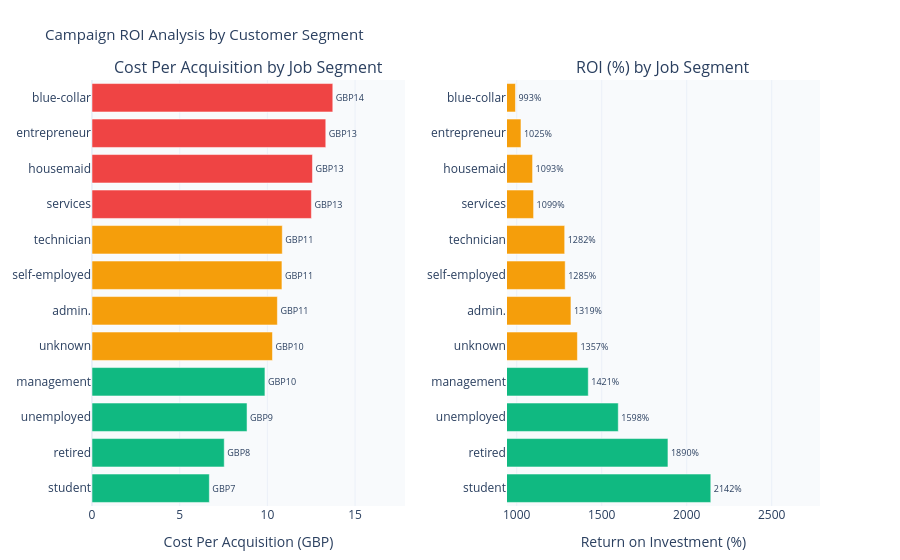

The cell this chart's notebook holds for it:
### Code cell
fig = make_subplots(rows=1, cols=2,
    subplot_titles=(
        'Cost Per Acquisition by Job Segment',
        'ROI (%) by Job Segment',),
    specs=[[{'type':'xy'},{'type':'xy'}]],
    horizontal_spacing=0.14,)

cpa_colors = [C['yes'] if v <= cpa_by_job['cpa'].quantile(0.33)
    else C['amber'] if v <= cpa_by_job['cpa'].quantile(0.66)
    else C['no']
    for v in cpa_by_job['cpa']]
roi_colors = [
    C['yes'] if v >= cpa_by_job['roi_pct'].quantile(0.66)
    else C['amber'] if v >= 0
    else C['no']
    for v in cpa_by_job['roi_pct']]

fig.add_trace(go.Bar(y=cpa_by_job['job'],x=cpa_by_job['cpa'],
    orientation='h',
    marker_color=cpa_colors,
    text=cpa_by_job['cpa'].apply(lambda x: f'GBP{x:.0f}'),
    textposition='outside',
    textfont_size=9,showlegend=False,), row=1, col=1)

fig.add_trace(go.Bar(y=cpa_by_job['job'],x=cpa_by_job['roi_pct'],
    orientation='h',
    marker_color=roi_colors,
    text=cpa_by_job['roi_pct'].apply(lambda x: f'{x:.0f}%'),
    textposition='outside',textfont_size=9,
    showlegend=False,), row=1, col=2)

fig.add_vline(x=0, line_dash='solid', line_color=C['dark'],
              line_width=1, row=1, col=2)

fig.update_layout(height=520,title_text='Campaign ROI Analysis by Customer Segment',
    title_font_size=15,paper_bgcolor='white',
    plot_bgcolor=C['bg'],uniformtext_minsize=8,
    uniformtext_mode='hide',margin=dict(t=80, b=40, l=20, r=80),)

# Extend x-axis range to give outside labels room
cpa_max = cpa_by_job['cpa'].max()
roi_max = cpa_by_job['roi_pct'].max()
roi_min = cpa_by_job['roi_pct'].min()

fig.update_xaxes(title_text='Cost Per Acquisition (GBP)',
    range=[0, cpa_max * 1.3],
    row=1, col=1)
fig.update_xaxes(title_text='Return on Investment (%)',
    range=[min(roi_min * 1.3, roi_min - 50), roi_max * 1.3],
    row=1, col=2)
fig.show()

### Figure 1 — Plotly figure (JSON) as saved in the notebook; plotly's stock layout.template omitted (floating-point values rounded to 4 significant figures)
{"data": [{"marker": {"color": ["#10B981", "#10B981", "#10B981", "#10B981", "#F59E0B", "#F59E0B", "#F59E0B", "#F59E0B", "#EF4444", "#EF4444", "#EF4444", "#EF4444"]}, "orientation": "h", "showlegend": false, "text": ["GBP7", "GBP8", "GBP9", "GBP10", "GBP10", "GBP11", "GBP11", "GBP11", "GBP13", "GBP13", "GBP13", "GBP14"], "textfont": {"size": 9}, "textposition": "outside", "type": "bar", "x": [6.69, 7.54, 8.84, 9.86, 10.29, 10.57, 10.83, 10.85, 12.51, 12.57, 13.33, 13.73], "xaxis": "x", "y": ["student", "retired", "unemployed", "management", "unknown", "admin.", "self-employed", "technician", "services", "housemaid", "entrepreneur", "blue-collar"], "yaxis": "y"}, {"marker": {"color": ["#10B981", "#10B981", "#10B981", "#10B981", "#F59E0B", "#F59E0B", "#F59E0B", "#F59E0B", "#F59E0B", "#F59E0B", "#F59E0B", "#F59E0B"]}, "orientation": "h", "showlegend": false, "text": ["2142%", "1890%", "1598%", "1421%", "1357%", "1319%", "1285%", "1282%", "1099%", "1093%", "1025%", "993%"], "textfont": {"size": 9}, "textposition": "outside", "type": "bar", "x": [2142.0, 1890.0, 1598.0, 1421, 1357.0, 1319, 1285.0, 1282.0, 1099.0, 1093.0, 1025, 992.6], "xaxis": "x2", "y": ["student", "retired", "unemployed", "management", "unknown", "admin.", "self-employed", "technician", "services", "housemaid", "entrepreneur", "blue-collar"], "yaxis": "y2"}], "layout": {"annotations": [{"font": {"size": 16}, "showarrow": false, "text": "Cost Per Acquisition by Job Segment", "x": 0.215, "xanchor": "center", "xref": "paper", "y": 1, "yanchor": "bottom", "yref": "paper"}, {"font": {"size": 16}, "showarrow": false, "text": "ROI (%) by Job Segment", "x": 0.785, "xanchor": "center", "xref": "paper", "y": 1, "yanchor": "bottom", "yref": "paper"}], "autosize": true, "margin": {"b": 40, "l": 20, "r": 80, "t": 80}, "paper_bgcolor": "white", "plot_bgcolor": "#F8FAFC", "shapes": [{"line": {"color": "#0F172A", "dash": "solid", "width": 1}, "type": "line", "x0": 0, "x1": 0, "xref": "x2", "y0": 0, "y1": 1, "yref": "y2 domain"}], "title": {"font": {"size": 15}, "text": "Campaign ROI Analysis by Customer Segment"}, "uniformtext": {"minsize": 8, "mode": "hide"}, "xaxis": {"anchor": "y", "domain": [0, 0.43], "range": [0, 17.85], "title": {"text": "Cost Per Acquisition (GBP)"}, "type": "linear"}, "xaxis2": {"anchor": "y2", "domain": [0.57, 1], "range": [942.6, 2784.0], "title": {"text": "Return on Investment (%)"}, "type": "linear"}, "yaxis": {"anchor": "x", "autorange": true, "domain": [0, 1], "range": [-0.5, 11.5], "type": "category"}, "yaxis2": {"anchor": "x2", "autorange": true, "domain": [0, 1], "range": [-0.5, 11.5], "type": "category"}}}
